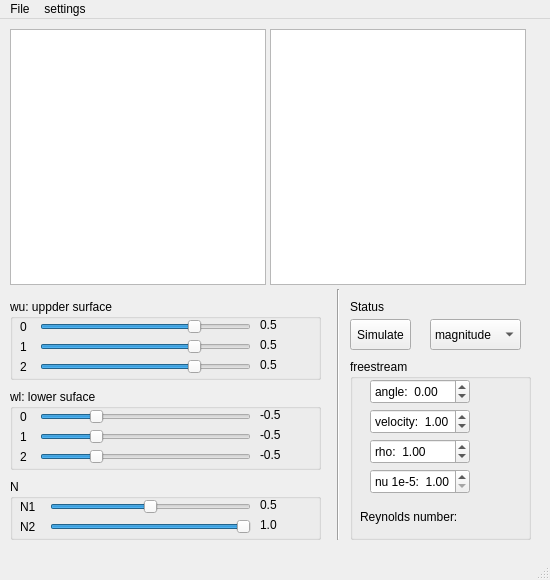
<?xml version="1.0" encoding="UTF-8"?>
<ui version="4.0">
 <class>MainWindow</class>
 <widget class="QMainWindow" name="MainWindow">
  <property name="geometry">
   <rect>
    <x>0</x>
    <y>0</y>
    <width>550</width>
    <height>580</height>
   </rect>
  </property>
  <property name="minimumSize">
   <size>
    <width>550</width>
    <height>580</height>
   </size>
  </property>
  <property name="maximumSize">
   <size>
    <width>550</width>
    <height>580</height>
   </size>
  </property>
  <property name="windowTitle">
   <string>MainWindow</string>
  </property>
  <widget class="QWidget" name="centralWidget">
   <widget class="QPushButton" name="pushButton_sim">
    <property name="geometry">
     <rect>
      <x>350</x>
      <y>300</y>
      <width>61</width>
      <height>31</height>
     </rect>
    </property>
    <property name="text">
     <string>Simulate</string>
    </property>
   </widget>
   <widget class="QGraphicsView" name="airfoilShapeGraphics">
    <property name="geometry">
     <rect>
      <x>10</x>
      <y>10</y>
      <width>256</width>
      <height>256</height>
     </rect>
    </property>
    <property name="minimumSize">
     <size>
      <width>256</width>
      <height>192</height>
     </size>
    </property>
    <property name="verticalScrollBarPolicy">
     <enum>Qt::ScrollBarAlwaysOff</enum>
    </property>
    <property name="horizontalScrollBarPolicy">
     <enum>Qt::ScrollBarAlwaysOff</enum>
    </property>
    <property name="interactive">
     <bool>true</bool>
    </property>
   </widget>
   <widget class="QGraphicsView" name="flowFieldGraphics">
    <property name="geometry">
     <rect>
      <x>270</x>
      <y>10</y>
      <width>256</width>
      <height>256</height>
     </rect>
    </property>
    <property name="verticalScrollBarPolicy">
     <enum>Qt::ScrollBarAlwaysOff</enum>
    </property>
    <property name="horizontalScrollBarPolicy">
     <enum>Qt::ScrollBarAlwaysOff</enum>
    </property>
   </widget>
   <widget class="QComboBox" name="flowFieldChannels">
    <property name="geometry">
     <rect>
      <x>430</x>
      <y>300</y>
      <width>91</width>
      <height>31</height>
     </rect>
    </property>
    <item>
     <property name="text">
      <string>magnitude</string>
     </property>
    </item>
    <item>
     <property name="text">
      <string>vortex</string>
     </property>
    </item>
    <item>
     <property name="text">
      <string>Ux</string>
     </property>
    </item>
    <item>
     <property name="text">
      <string>Uy</string>
     </property>
    </item>
   </widget>
   <widget class="QGroupBox" name="groupBox_wu">
    <property name="geometry">
     <rect>
      <x>10</x>
      <y>280</y>
      <width>311</width>
      <height>81</height>
     </rect>
    </property>
    <property name="title">
     <string>wu: uppder surface</string>
    </property>
    <widget class="QSlider" name="slider_wu0">
     <property name="geometry">
      <rect>
       <x>30</x>
       <y>20</y>
       <width>211</width>
       <height>16</height>
      </rect>
     </property>
     <property name="minimum">
      <number>-99</number>
     </property>
     <property name="maximum">
      <number>99</number>
     </property>
     <property name="value">
      <number>50</number>
     </property>
     <property name="orientation">
      <enum>Qt::Horizontal</enum>
     </property>
     <property name="tickPosition">
      <enum>QSlider::NoTicks</enum>
     </property>
    </widget>
    <widget class="QSlider" name="slider_wu1">
     <property name="geometry">
      <rect>
       <x>30</x>
       <y>40</y>
       <width>211</width>
       <height>16</height>
      </rect>
     </property>
     <property name="minimum">
      <number>-99</number>
     </property>
     <property name="maximum">
      <number>99</number>
     </property>
     <property name="value">
      <number>50</number>
     </property>
     <property name="orientation">
      <enum>Qt::Horizontal</enum>
     </property>
    </widget>
    <widget class="QSlider" name="slider_wu2">
     <property name="geometry">
      <rect>
       <x>30</x>
       <y>60</y>
       <width>211</width>
       <height>16</height>
      </rect>
     </property>
     <property name="minimum">
      <number>-99</number>
     </property>
     <property name="maximum">
      <number>99</number>
     </property>
     <property name="value">
      <number>50</number>
     </property>
     <property name="orientation">
      <enum>Qt::Horizontal</enum>
     </property>
    </widget>
    <widget class="QLabel" name="label_wu0">
     <property name="geometry">
      <rect>
       <x>10</x>
       <y>20</y>
       <width>16</width>
       <height>16</height>
      </rect>
     </property>
     <property name="text">
      <string>0</string>
     </property>
    </widget>
    <widget class="QLabel" name="label_wu1">
     <property name="geometry">
      <rect>
       <x>10</x>
       <y>40</y>
       <width>16</width>
       <height>16</height>
      </rect>
     </property>
     <property name="text">
      <string>1</string>
     </property>
    </widget>
    <widget class="QLabel" name="label_wu2">
     <property name="geometry">
      <rect>
       <x>10</x>
       <y>60</y>
       <width>16</width>
       <height>16</height>
      </rect>
     </property>
     <property name="text">
      <string>2</string>
     </property>
    </widget>
    <widget class="QLabel" name="label_wu0_val">
     <property name="geometry">
      <rect>
       <x>250</x>
       <y>20</y>
       <width>43</width>
       <height>12</height>
      </rect>
     </property>
     <property name="text">
      <string>0.5</string>
     </property>
    </widget>
    <widget class="QLabel" name="label_wu1_val">
     <property name="geometry">
      <rect>
       <x>250</x>
       <y>40</y>
       <width>43</width>
       <height>12</height>
      </rect>
     </property>
     <property name="text">
      <string>0.5</string>
     </property>
    </widget>
    <widget class="QLabel" name="label_wu2_val">
     <property name="geometry">
      <rect>
       <x>250</x>
       <y>60</y>
       <width>43</width>
       <height>12</height>
      </rect>
     </property>
     <property name="text">
      <string>0.5</string>
     </property>
    </widget>
   </widget>
   <widget class="QGroupBox" name="groupBox_wl">
    <property name="geometry">
     <rect>
      <x>10</x>
      <y>370</y>
      <width>311</width>
      <height>81</height>
     </rect>
    </property>
    <property name="title">
     <string>wl: lower suface</string>
    </property>
    <widget class="QSlider" name="slider_wl0">
     <property name="geometry">
      <rect>
       <x>30</x>
       <y>20</y>
       <width>211</width>
       <height>16</height>
      </rect>
     </property>
     <property name="minimum">
      <number>-99</number>
     </property>
     <property name="maximum">
      <number>99</number>
     </property>
     <property name="value">
      <number>-50</number>
     </property>
     <property name="orientation">
      <enum>Qt::Horizontal</enum>
     </property>
    </widget>
    <widget class="QSlider" name="slider_wl1">
     <property name="geometry">
      <rect>
       <x>30</x>
       <y>40</y>
       <width>211</width>
       <height>16</height>
      </rect>
     </property>
     <property name="minimum">
      <number>-99</number>
     </property>
     <property name="maximum">
      <number>99</number>
     </property>
     <property name="value">
      <number>-50</number>
     </property>
     <property name="orientation">
      <enum>Qt::Horizontal</enum>
     </property>
    </widget>
    <widget class="QSlider" name="slider_wl2">
     <property name="geometry">
      <rect>
       <x>30</x>
       <y>60</y>
       <width>211</width>
       <height>16</height>
      </rect>
     </property>
     <property name="minimum">
      <number>-99</number>
     </property>
     <property name="maximum">
      <number>99</number>
     </property>
     <property name="value">
      <number>-50</number>
     </property>
     <property name="orientation">
      <enum>Qt::Horizontal</enum>
     </property>
    </widget>
    <widget class="QLabel" name="label_wl0">
     <property name="geometry">
      <rect>
       <x>10</x>
       <y>20</y>
       <width>16</width>
       <height>16</height>
      </rect>
     </property>
     <property name="text">
      <string>0</string>
     </property>
    </widget>
    <widget class="QLabel" name="label_wl1">
     <property name="geometry">
      <rect>
       <x>10</x>
       <y>40</y>
       <width>16</width>
       <height>16</height>
      </rect>
     </property>
     <property name="text">
      <string>1</string>
     </property>
    </widget>
    <widget class="QLabel" name="label_wl2">
     <property name="geometry">
      <rect>
       <x>10</x>
       <y>60</y>
       <width>16</width>
       <height>16</height>
      </rect>
     </property>
     <property name="text">
      <string>2</string>
     </property>
    </widget>
    <widget class="QLabel" name="label_wl0_val">
     <property name="geometry">
      <rect>
       <x>250</x>
       <y>20</y>
       <width>43</width>
       <height>12</height>
      </rect>
     </property>
     <property name="text">
      <string>-0.5</string>
     </property>
    </widget>
    <widget class="QLabel" name="label_wl1_val">
     <property name="geometry">
      <rect>
       <x>250</x>
       <y>40</y>
       <width>43</width>
       <height>12</height>
      </rect>
     </property>
     <property name="text">
      <string>-0.5</string>
     </property>
    </widget>
    <widget class="QLabel" name="label_wl2_val">
     <property name="geometry">
      <rect>
       <x>250</x>
       <y>60</y>
       <width>43</width>
       <height>12</height>
      </rect>
     </property>
     <property name="text">
      <string>-0.5</string>
     </property>
    </widget>
   </widget>
   <widget class="Line" name="line">
    <property name="geometry">
     <rect>
      <x>330</x>
      <y>270</y>
      <width>16</width>
      <height>251</height>
     </rect>
    </property>
    <property name="orientation">
     <enum>Qt::Vertical</enum>
    </property>
   </widget>
   <widget class="QGroupBox" name="groupBox_N">
    <property name="geometry">
     <rect>
      <x>10</x>
      <y>460</y>
      <width>311</width>
      <height>61</height>
     </rect>
    </property>
    <property name="title">
     <string>N</string>
    </property>
    <widget class="QSlider" name="slider_N1">
     <property name="geometry">
      <rect>
       <x>40</x>
       <y>20</y>
       <width>201</width>
       <height>16</height>
      </rect>
     </property>
     <property name="maximum">
      <number>100</number>
     </property>
     <property name="value">
      <number>50</number>
     </property>
     <property name="orientation">
      <enum>Qt::Horizontal</enum>
     </property>
    </widget>
    <widget class="QLabel" name="label_N1">
     <property name="geometry">
      <rect>
       <x>10</x>
       <y>20</y>
       <width>31</width>
       <height>16</height>
      </rect>
     </property>
     <property name="text">
      <string>N1</string>
     </property>
    </widget>
    <widget class="QSlider" name="slider_N2">
     <property name="geometry">
      <rect>
       <x>40</x>
       <y>40</y>
       <width>201</width>
       <height>16</height>
      </rect>
     </property>
     <property name="maximum">
      <number>100</number>
     </property>
     <property name="value">
      <number>100</number>
     </property>
     <property name="orientation">
      <enum>Qt::Horizontal</enum>
     </property>
    </widget>
    <widget class="QLabel" name="label_N2">
     <property name="geometry">
      <rect>
       <x>10</x>
       <y>40</y>
       <width>21</width>
       <height>16</height>
      </rect>
     </property>
     <property name="text">
      <string>N2</string>
     </property>
    </widget>
    <widget class="QLabel" name="label_N1_val">
     <property name="geometry">
      <rect>
       <x>250</x>
       <y>20</y>
       <width>43</width>
       <height>12</height>
      </rect>
     </property>
     <property name="text">
      <string>0.5</string>
     </property>
    </widget>
    <widget class="QLabel" name="label_N2_val">
     <property name="geometry">
      <rect>
       <x>250</x>
       <y>40</y>
       <width>43</width>
       <height>12</height>
      </rect>
     </property>
     <property name="text">
      <string>1.0</string>
     </property>
    </widget>
   </widget>
   <widget class="QGroupBox" name="groupBox_fs">
    <property name="geometry">
     <rect>
      <x>350</x>
      <y>340</y>
      <width>181</width>
      <height>181</height>
     </rect>
    </property>
    <property name="title">
     <string>freestream</string>
    </property>
    <widget class="QDoubleSpinBox" name="doubleSpinBox_angle">
     <property name="geometry">
      <rect>
       <x>20</x>
       <y>20</y>
       <width>100</width>
       <height>25</height>
      </rect>
     </property>
     <property name="baseSize">
      <size>
       <width>0</width>
       <height>0</height>
      </size>
     </property>
     <property name="frame">
      <bool>true</bool>
     </property>
     <property name="prefix">
      <string>angle:  </string>
     </property>
     <property name="minimum">
      <double>-30.000000000000000</double>
     </property>
     <property name="maximum">
      <double>30.000000000000000</double>
     </property>
    </widget>
    <widget class="QDoubleSpinBox" name="doubleSpinBox_velocity">
     <property name="geometry">
      <rect>
       <x>20</x>
       <y>50</y>
       <width>100</width>
       <height>25</height>
      </rect>
     </property>
     <property name="prefix">
      <string>velocity:  </string>
     </property>
     <property name="value">
      <double>1.000000000000000</double>
     </property>
    </widget>
    <widget class="QDoubleSpinBox" name="doubleSpinBox_nu">
     <property name="geometry">
      <rect>
       <x>20</x>
       <y>110</y>
       <width>100</width>
       <height>25</height>
      </rect>
     </property>
     <property name="prefix">
      <string>nu 1e-5:  </string>
     </property>
     <property name="minimum">
      <double>1.000000000000000</double>
     </property>
     <property name="value">
      <double>1.000000000000000</double>
     </property>
    </widget>
    <widget class="QDoubleSpinBox" name="doubleSpinBox_rho">
     <property name="geometry">
      <rect>
       <x>20</x>
       <y>80</y>
       <width>100</width>
       <height>25</height>
      </rect>
     </property>
     <property name="prefix">
      <string>rho:  </string>
     </property>
     <property name="minimum">
      <double>0.010000000000000</double>
     </property>
     <property name="value">
      <double>1.000000000000000</double>
     </property>
    </widget>
    <widget class="QLabel" name="label_Re">
     <property name="geometry">
      <rect>
       <x>10</x>
       <y>150</y>
       <width>161</width>
       <height>16</height>
      </rect>
     </property>
     <property name="text">
      <string>Reynolds number: </string>
     </property>
    </widget>
   </widget>
   <widget class="QLabel" name="label_sim_status">
    <property name="geometry">
     <rect>
      <x>350</x>
      <y>280</y>
      <width>100</width>
      <height>16</height>
     </rect>
    </property>
    <property name="maximumSize">
     <size>
      <width>101</width>
      <height>16</height>
     </size>
    </property>
    <property name="text">
     <string>Status</string>
    </property>
   </widget>
  </widget>
  <widget class="QStatusBar" name="statusBar"/>
  <widget class="QMenuBar" name="menuBar">
   <property name="geometry">
    <rect>
     <x>0</x>
     <y>0</y>
     <width>550</width>
     <height>17</height>
    </rect>
   </property>
   <widget class="QMenu" name="menuFile">
    <property name="title">
     <string>File</string>
    </property>
    <addaction name="actionsave"/>
   </widget>
   <widget class="QMenu" name="menusettings">
    <property name="title">
     <string>settings</string>
    </property>
   </widget>
   <addaction name="menuFile"/>
   <addaction name="menusettings"/>
  </widget>
  <action name="actionsave">
   <property name="text">
    <string>save</string>
   </property>
  </action>
  <action name="actionquit">
   <property name="text">
    <string>quit</string>
   </property>
  </action>
 </widget>
 <layoutdefault spacing="6" margin="11"/>
 <resources/>
 <connections/>
</ui>
